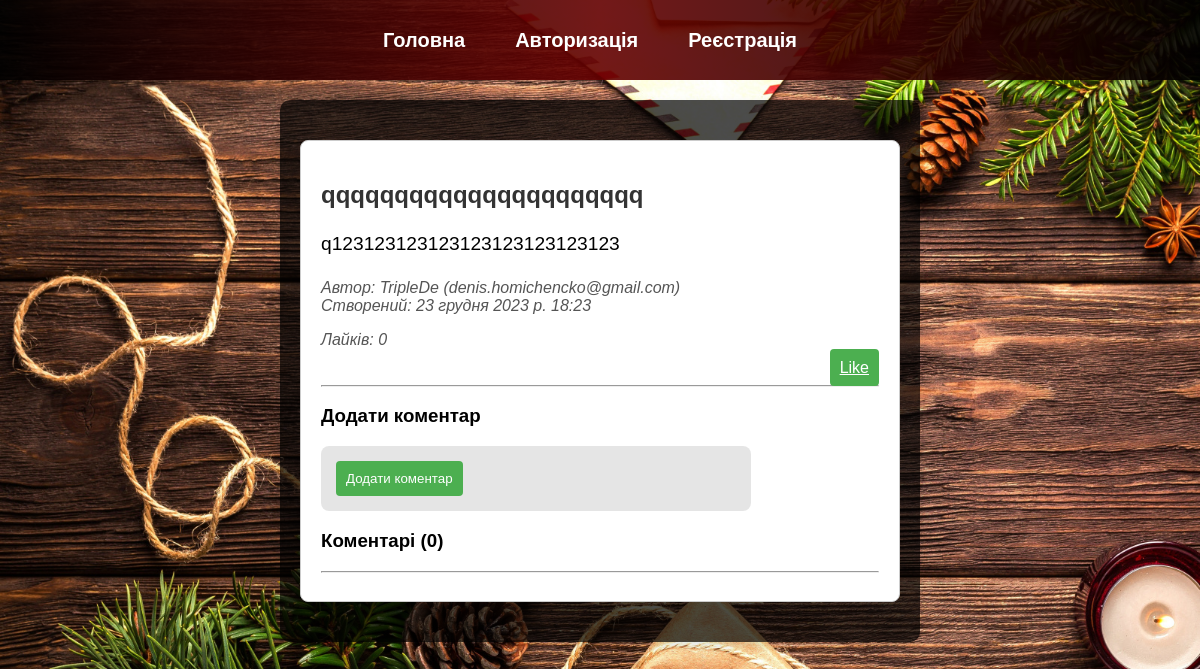
The app's page /post/17/ with its own data.
### blog/models.py (models this page shows, shortened)
class Post(models.Model):
    title = models.CharField(max_length=200)
    content = models.TextField()
    created_at = models.DateTimeField(auto_now_add=True)
    author = models.ForeignKey(User, on_delete=models.CASCADE)

### blog/views.py (the view)
# urls.py: path('post/<int:pk>/', post_detail, name='post_detail'),
def post_detail(request, pk):
    post = Post.objects.get(pk=pk)
    likes_count = post.like_set.filter(is_like=True).count()
    comments = post.comment_set.all().order_by('-created_at')
    return render(request, 'blog/post_detail.html', {'post': post, 'likes_count': likes_count, 'comments': comments})

### blog/templates/blog/post_detail.html (shortened to what this page needs)
{% extends 'blog/base.html' %}
{% block content %}
    <div class="post-detail">
        <h2>{{ post.title }}</h2>
        <p class="post-content">{{ post.content }}</p>
        <p class="post-info">
            Автор: {{ post.author.username }} ({{ post.author.email }}) <br>
            Створений: {{ post.created_at }}
        </p>
        <p class="post-info">Лайків: {{ likes_count }}</p>
        <div class="button-container">
            <a href="{% url 'like_post' post.id %}" class="btn btn-primary like-button">Like</a>
        </div>
        <hr>
        <div class="add-comment">
            <h3>Додати коментар</h3>
            <form method="post" action="{% url 'add_comment' post.id %}" class="comment-form">
                <button type="submit" class="btn btn-primary" onclick="return validateComment()">Додати коментар</button>
            </form>
        </div>
        <h3 id="comments-header" style="cursor: pointer;">Коментарі ({{ post.comment_set.count }})</h3>
        <hr>
    </div>
{% endblock %}

### blog/templates/blog/post_detail.html (style rules this page uses)
.post-detail { max-width: 800px; margin: 20px auto; padding: 20px; background-color: #fff; border: 1px solid #ccc; border-radius: 8px; }
.post-content { font-size: 1.2em; line-height: 1.6; word-wrap: break-word; }
.post-info { font-style: italic; color: #555; margin-bottom: 10px; }
.button-container { text-align: right; }
.like-button { background-color: #4caf50; color: #fff; padding: 10px; border: none; border-radius: 4px; cursor: pointer; }
.btn-primary { background-color: #4caf50; color: #fff; padding: 10px; border: none; border-radius: 4px; cursor: pointer; }
.comment-form { max-width: 400px; margin-top: 10px; }

### records on screen
Post: title "qqqqqqqqqqqqqqqqqqqqqq", content "q123123123123123123123123123", author.username "TripleDe", author.email "denis.homichencko@gmail.com", created_at "23 грудня 2023 р. 18:23", comment_set.count "0"

### other values on screen
{{ likes_count }} "0"
